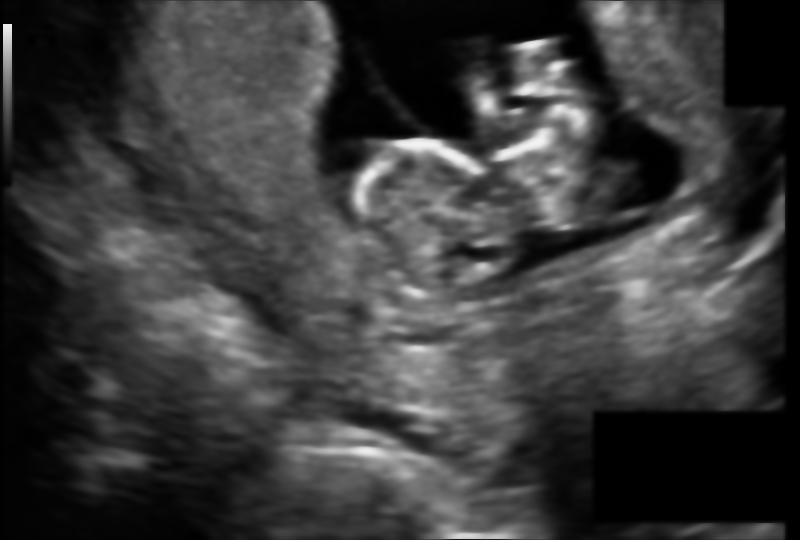
#> input picture denoised_training_set/009_HC.png, 800 x 540 px, given as the content of the folder training_set/training_set, which was not available
$ jupyter execute Denoising_all_data.ipynb
#> lines starting #> are read from the running program, lines starting #| are printed output that depends on the picture; after the words box and inside, x2 and y2 are one past the last pixel; in counts of white or black regions, pixels touching at a corner belong together; long printed decimals are rounded; pictures that were not available may be replaced by others from this repository, and a replacement may not be noted
#> in process_images, image is the input picture: shape (540, 800); min 0, max 242, mean 58.4
[cell 1]
# !pip install PyWavelets

[cell 2]
# !pip install opencv-python

[cell 3]
# [54 lines of commented-out code are left out]

[cell 4]
import os
import pywt
import numpy as np
import cv2

def improved_wavelet_denoise(image, wavelet='coif4', level=2):
    """
    Enhanced wavelet denoising with proper coefficient handling
    """
#> called with wavelet = 'coif4', level = 2
    if image is None:
        raise ValueError("Image not loaded")

    # Convert to grayscale if needed
    if len(image.shape) == 3:
        image = cv2.cvtColor(image, cv2.COLOR_BGR2GRAY)

    # Pad image to reduce edge artifacts
    pad_size = 2**level
    image = cv2.copyMakeBorder(image, pad_size, pad_size, pad_size, pad_size,
                             cv2.BORDER_REFLECT)
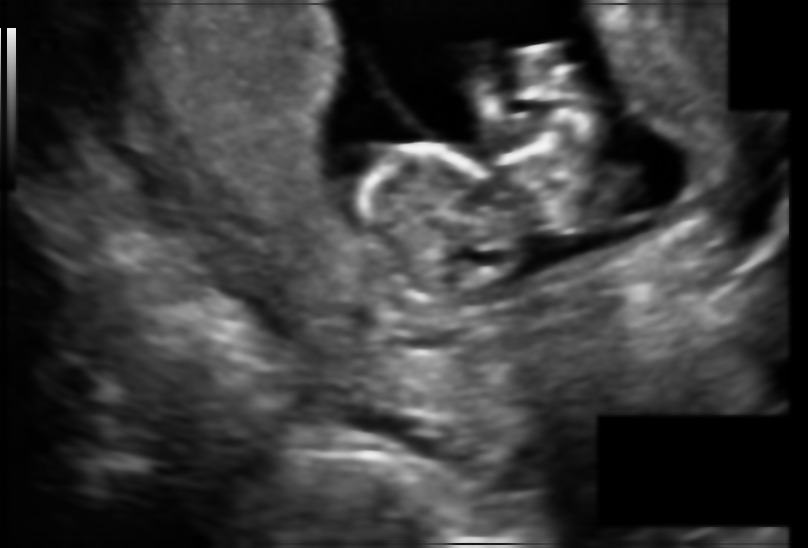
#> image: shape (548, 808); min 0, max 242, mean 57.5

    # Wavelet decomposition
    coeffs = pywt.wavedec2(image, wavelet=wavelet, level=level)
#> coeffs = 3 items

    # Adaptive thresholding - PROPERLY HANDLE COEFFICIENTS
    threshold = 0.5 * np.median(np.abs(coeffs[-1]))
#> threshold = 0.0866

    # Process coefficients while maintaining structure
    new_coeffs = [coeffs[0]]  # Keep approximation coefficients
    for i in range(1, len(coeffs)):
        # Process each detail coefficient tuple (horizontal, vertical, diagonal)
        processed = []
        for c in coeffs[i]:
            if c is not None:
                processed.append(pywt.threshold(c, value=threshold, mode='soft'))
            else:
                processed.append(None)
        new_coeffs.append(tuple(processed))
#> this loop made 2 passes
#> after the loop, new_coeffs = 3 items

    # Reconstruction
    reconstructed = pywt.waverec2(new_coeffs, wavelet=wavelet)

    # Remove padding and clip values
    reconstructed = reconstructed[pad_size:-pad_size, pad_size:-pad_size]
#> reconstructed: shape (540, 800) float64
    return np.clip(reconstructed, 0, 255).astype(np.uint8)

def edge_preserving_smoothing(image):
    """
    Replace Gaussian Blur with better alternatives:
    - Bilateral filter (best for edge preservation)
    - Non-local Means (best for speckle)
    """
    # Option 1: Bilateral Filter (balanced)
    smoothed = cv2.bilateralFilter(image, d=9, sigmaColor=75, sigmaSpace=75)
    return smoothed

def process_images(input_dir, output_dir):
    if not os.path.exists(output_dir):
        os.makedirs(output_dir)

    for filename in os.listdir(input_dir):
        if (filename.lower().endswith(('.png', '.jpg', '.jpeg')) and
            'annotation' not in filename.lower()):

            image_path = os.path.join(input_dir, filename)
            image = cv2.imread(image_path, cv2.IMREAD_UNCHANGED)

            if image is not None:
                # Step 1: Improved wavelet denoising
                denoised = improved_wavelet_denoise(image)

                # Step 2: Edge-preserving smoothing
                smoothed = edge_preserving_smoothing(denoised)

                output_path = os.path.join(output_dir, filename)
                cv2.imwrite(output_path, smoothed)
                print(f"Processed {filename}")
            else:
                print(f"Failed to load {filename}")

# Usage
process_images('training_set/training_set', 'training_set/denoised_training_set')

[cell 5]
import matplotlib.pyplot as plt
import random
import cv2, os

def visualize_ultrasound_denoising(input_dir, output_dir):
#> called with input_dir = 'training_set/training_set', output_dir = 'training_set/denoised_training_set'
    files = [f for f in os.listdir(input_dir) if f.lower().endswith('.png')]
    f = random.choice(files)
    before = cv2.imread(os.path.join(input_dir, f), cv2.IMREAD_GRAYSCALE)
    after  = cv2.imread(os.path.join(output_dir, f), cv2.IMREAD_GRAYSCALE)

    plt.figure(figsize=(10,5))
    plt.subplot(1,2,1)
    plt.imshow(before, cmap='gray'); plt.title('Noisy');  plt.axis('off')
    plt.subplot(1,2,2)
    plt.imshow(after,  cmap='gray'); plt.title('Denoised'); plt.axis('off')
    plt.suptitle(f'Ultrasound Sample: {f}')
    plt.tight_layout()
    plt.show()
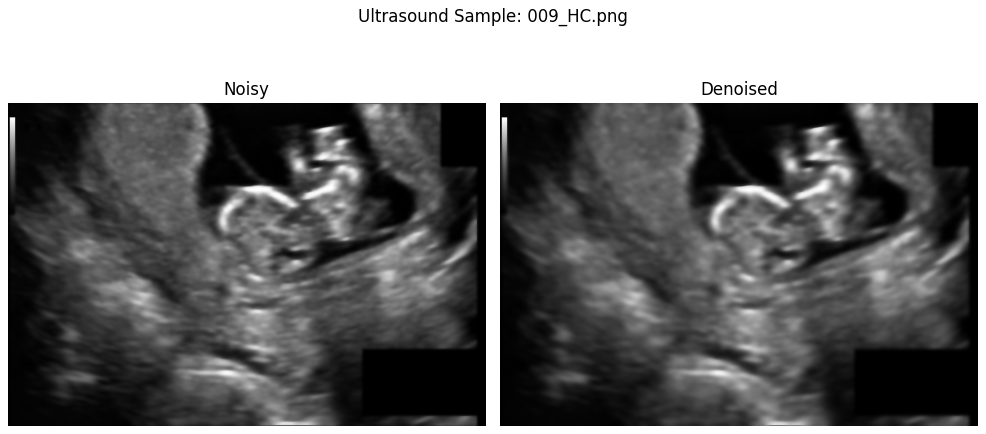
#> figure drawn by matplotlib, 2 panels

visualize_ultrasound_denoising('training_set/training_set', 'training_set/denoised_training_set')

[cell 6]
import os
import cv2
import numpy as np
from skimage.filters import sobel
import pandas as pd

def compute_enl(roi):
    """
    Equivalent Number of Looks (ENL) for a homogeneous ROI.
    ENL = μ² / σ²
    """
    mu = roi.mean()
    sigma = roi.std(ddof=1)
    return mu**2 / (sigma**2 + 1e-8)

def compute_cnr(roi_obj, roi_bg):
    """
    Contrast-to-Noise Ratio (CNR) between an object ROI and a background ROI.
    CNR = |μ_obj - μ_bg| / sqrt(σ_obj² + σ_bg²)
    """
    mu_obj, sigma_obj = roi_obj.mean(), roi_obj.std(ddof=1)
    mu_bg, sigma_bg = roi_bg.mean(), roi_bg.std(ddof=1)
    return abs(mu_obj - mu_bg) / np.sqrt(sigma_obj**2 + sigma_bg**2 + 1e-8)

def compute_epi(img_noisy, img_denoised, edge_thresh=0.1):
    """
    Edge Preservation Index (EPI):
    ratio of gradient magnitudes on edge pixels (Sobel) after vs. before denoising.
    """
    grad_noisy = sobel(img_noisy.astype(float))
    edges = grad_noisy > edge_thresh
    grad_den = sobel(img_denoised.astype(float))
    return grad_den[edges].sum() / (grad_noisy[edges].sum() + 1e-8)

# --- directories ---
input_dir    = 'training_set/training_set'
denoised_dir = 'training_set/denoised_training_set'

results = []

for fname in os.listdir(input_dir):
    if not fname.lower().endswith(('.png', '.jpg', '.jpeg')):
        continue

    # Load as grayscale
    noisy_path = os.path.join(input_dir, fname)
    den_path   = os.path.join(denoised_dir, fname)
    img_noisy  = cv2.imread(noisy_path, cv2.IMREAD_GRAYSCALE)
    img_den    = cv2.imread(den_path,   cv2.IMREAD_GRAYSCALE)

    if img_noisy is None or img_den is None:
        continue

    h, w = img_noisy.shape
#> h = 540; w = 800
    cy, cx = h // 2, w // 2
#> cy = 270; cx = 400

    # ROI for ENL: central 50×50 patch
    roi_enl_noisy = img_noisy[cy-25:cy+25, cx-25:cx+25]
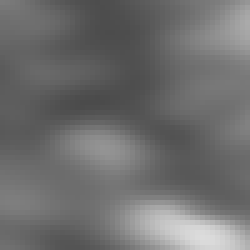
#> roi_enl_noisy: shape (50, 50) (shown 5 times larger); min 75, max 220, mean 110.3
    roi_enl_den   = img_den[cy-25:cy+25,   cx-25:cx+25]

    # ROIs for CNR: one background, one object (reuse ENL patch as object)
    roi_bg_noisy = img_noisy[10:60, 10:60]
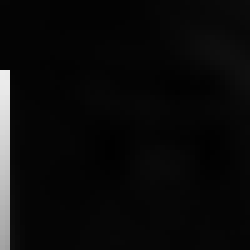
#> roi_bg_noisy: shape (50, 50) (shown 5 times larger); min 1, max 237, mean 10.9
    roi_bg_den   = img_den[10:60, 10:60]
    roi_obj_noisy = roi_enl_noisy
    roi_obj_den   = roi_enl_den

    # Compute metrics
    enl_noisy = compute_enl(roi_enl_noisy)
#> in compute_enl, `mu = roi.mean()`: mu = 110.3
#> in compute_enl, `sigma = roi.std(ddof=1)`: sigma = 27.36
#> enl_noisy = 16.25
    enl_den   = compute_enl(roi_enl_den)
#> enl_den = 19.24
    cnr_noisy = compute_cnr(roi_obj_noisy, roi_bg_noisy)
#> in compute_cnr, `mu_obj, sigma_obj = roi_obj.mean(), roi_obj.std(ddof=1)`: mu_obj = 110.3; sigma_obj = 27.36
#> in compute_cnr, `mu_bg, sigma_bg = roi_bg.mean(), roi_bg.std(ddof=1)`: mu_bg = 10.93; sigma_bg = 33.01
#> cnr_noisy = 2.32
    cnr_den   = compute_cnr(roi_obj_den,   roi_bg_den)
#> cnr_den = 2.42
    epi       = compute_epi(img_noisy, img_den)
#> in compute_epi, `grad_noisy = sobel(img_noisy.astype(float))`:
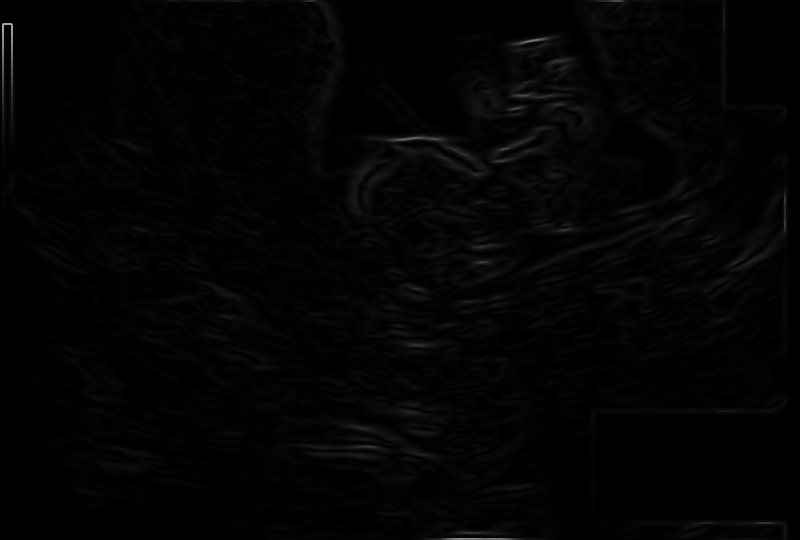
#> grad_noisy: shape (540, 800) float64; min 0, max 176.3, mean 3.9
#> in compute_epi, `edges = grad_noisy > edge_thresh`:
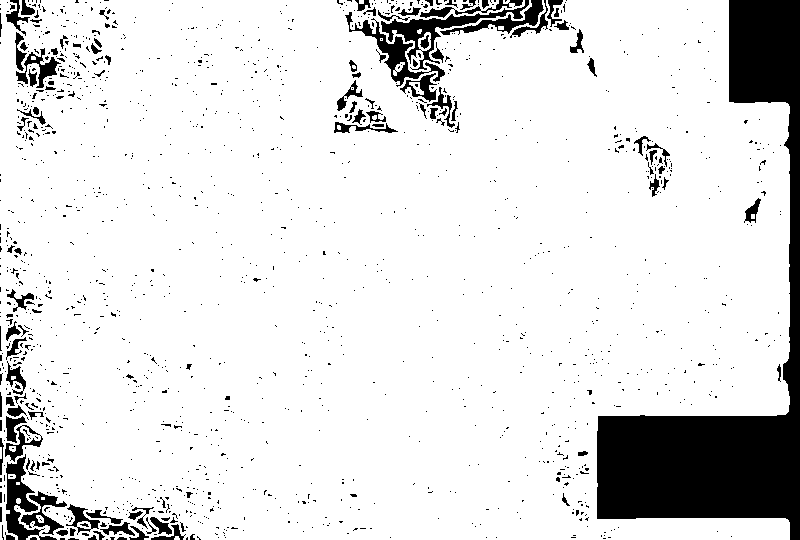
#> edges: shape (540, 800) bool; 88% white; 1561 black regions (1442 under 20 px), largest, box (x1, y1, x2, y2) and area: (597, 0, 800, 540) 31703, (381, 0, 529, 70) 1740, (6, 454, 57, 540) 1436
#> epi = 0.85

    results.append({
        'filename': fname,
        'ENL_noisy': enl_noisy,
        'ENL_denoised': enl_den,
        'CNR_noisy': cnr_noisy,
        'CNR_denoised': cnr_den,
        'EPI': epi
    })

# Build DataFrame and compute improvements
df = pd.DataFrame(results)
#> df = table of 1 rows and 6 columns
df['ΔENL'] = df['ENL_denoised'] - df['ENL_noisy']
df['ΔCNR'] = df['CNR_denoised'] - df['CNR_noisy']

# Display results
print(df)
#> (printed output is left out)
print("\nAverage improvements:")
print(df[['ΔENL','ΔCNR','EPI']].mean())
#| ΔENL    2.992
#| ΔCNR    0.1
#| EPI     0.8495
#| dtype: float64

$ run again, on denoised_training_set/045_HC.png
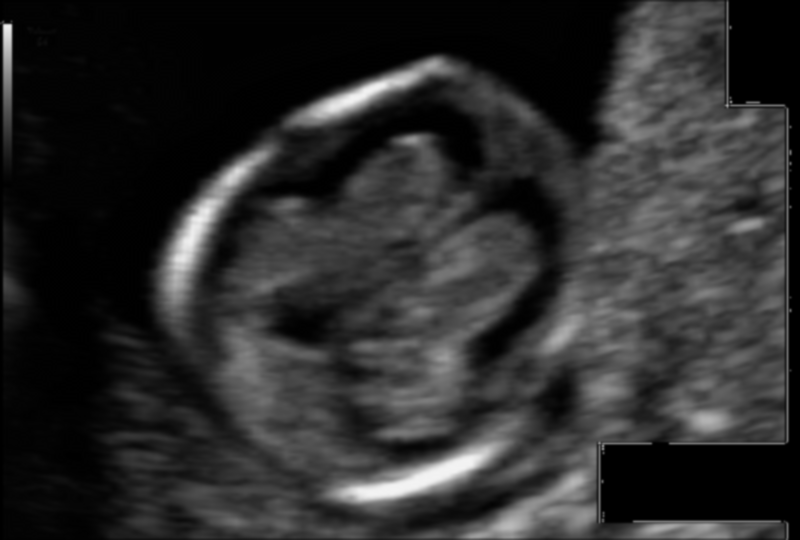
#> input picture denoised_training_set/045_HC.png, 800 x 540 px, given as the content of the folder training_set/training_set, which was not available
#> in process_images, image is the input picture: shape (540, 800); min 0, max 243, mean 44.2
#> image: shape (548, 808)
#> coeffs = 3 items
#> threshold = 0.0921
#> the loop in improved_wavelet_denoise, `for i in range(1, len(coeffs)):` made 2 passes
#> after the loop in improved_wavelet_denoise, `for i in range(1, len(coeffs)):`:
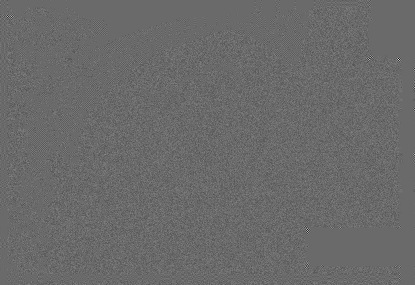
#> c: shape (285, 415) float64; min -3.75, max 5.25, mean 0.00108; drawn with min black and max white
#> after the loop in improved_wavelet_denoise, `for i in range(1, len(coeffs)):`: new_coeffs = 3 items
#> mu = 53.29
#> sigma = 11.19
#> enl_noisy = 22.67
#> enl_den = 25.74
#> mu_obj = 53.29; sigma_obj = 11.19
#> mu_bg = 8.82; sigma_bg = 28.77
#> cnr_noisy = 1.44
#> cnr_den = 1.49
#> in compute_epi, `edges = grad_noisy > edge_thresh`:
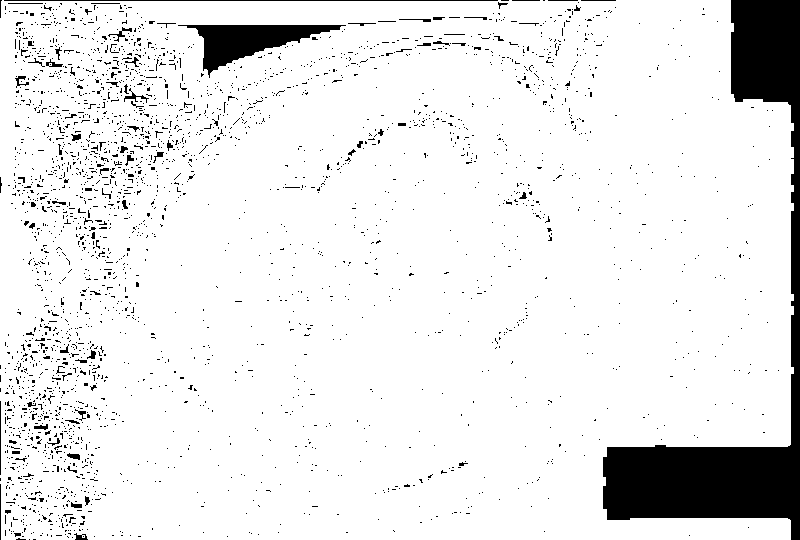
#> edges: shape (540, 800) bool; 91.2% white; 2846 black regions (2768 under 20 px), largest, box (x1, y1, x2, y2) and area: (603, 0, 800, 540) 23978, (178, 25, 346, 78) 3382, (4, 0, 498, 1) 494
#> epi = 0.777
#> df = table of 1 rows and 6 columns
#> (printed output is left out)
#| ΔENL    3.072
#| ΔCNR    0.0487
#| EPI     0.7774
#| dtype: float64

$ run again, on denoised_training_set/064_2HC.png
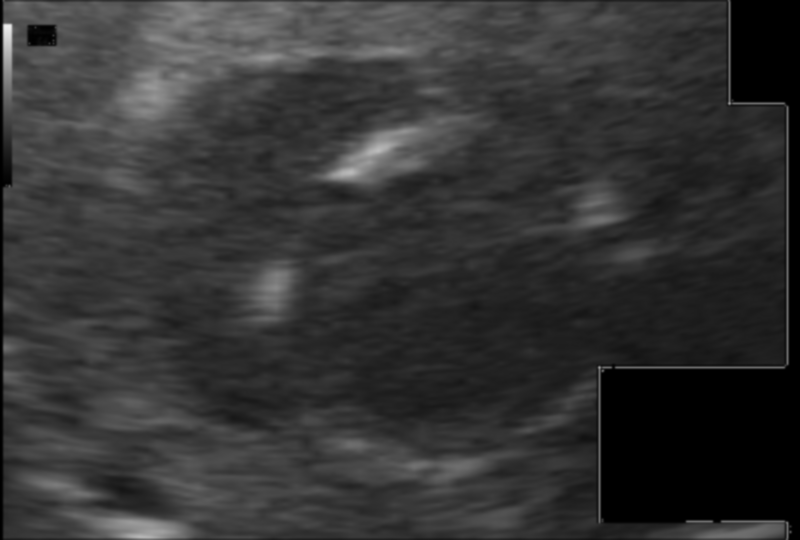
#> input picture denoised_training_set/064_2HC.png, 800 x 540 px, given as the content of the folder training_set/training_set, which was not available
#> in process_images, image is the input picture: shape (540, 800); min 0, max 238, mean 51.9
#> image: shape (548, 808)
#> coeffs = 3 items
#> threshold = 0.0902
#> the loop in improved_wavelet_denoise, `for i in range(1, len(coeffs)):` made 2 passes
#> after the loop in improved_wavelet_denoise, `for i in range(1, len(coeffs)):`:
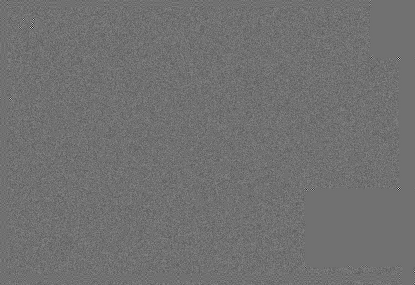
#> c: shape (285, 415) float64; min -3.94, max 4.94, mean 0.00122; drawn with min black and max white
#> after the loop in improved_wavelet_denoise, `for i in range(1, len(coeffs)):`: new_coeffs = 3 items
#> mu = 43.9
#> sigma = 6.68
#> enl_noisy = 43.18
#> enl_den = 49.87
#> mu_obj = 43.9; sigma_obj = 6.68
#> mu_bg = 67.99; sigma_bg = 37.42
#> cnr_noisy = 0.634
#> cnr_den = 0.689
#> in compute_epi, `edges = grad_noisy > edge_thresh`:
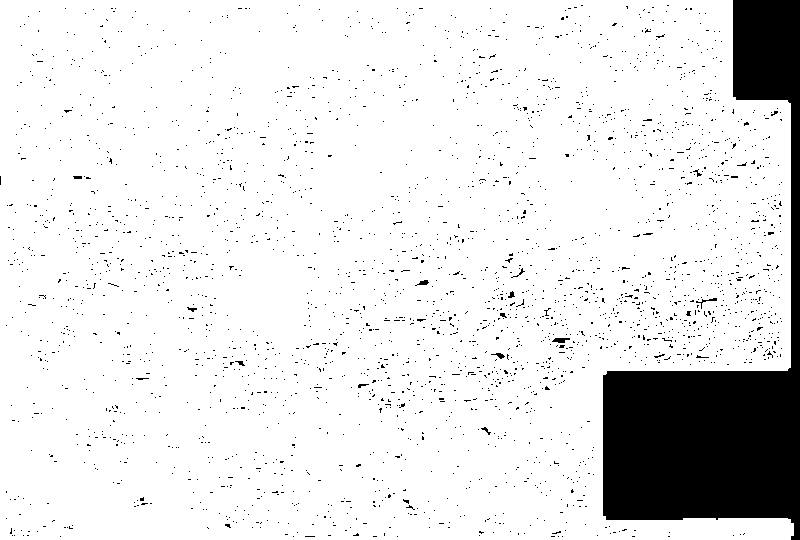
#> edges: shape (540, 800) bool; 89.7% white; 2751 black regions (2737 under 20 px), largest, box (x1, y1, x2, y2) and area: (603, 0, 800, 540) 38404, (552, 338, 570, 343) 63, (696, 298, 717, 309) 47
#> epi = 0.658
#> df = table of 1 rows and 6 columns
#> (printed output is left out)
#| ΔENL    6.692
#| ΔCNR    0.05494
#| EPI     0.6583
#| dtype: float64
